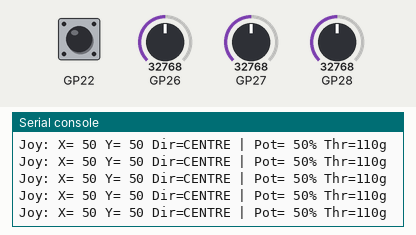
This program was run on a simulated Raspberry Pi Pico running MicroPython. Parts: the last lines printed to the serial console. The test bench sets the inputs (shaded band); at power-on: GP26 = 32768, GP27 = 32768, GP28 = 32768, GP22 HIGH (analog values on the 0–65535 scale).

Above: at 1.2 s.
1.3 s: GP26 set to 45874
At 1.33 s:
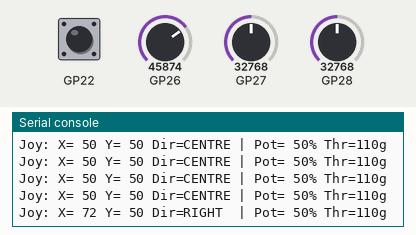
2.8 s: GP27 set to 45874
At 2.85 s:
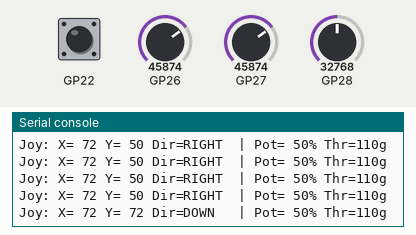
4.3 s: GP28 set to 0
At 4.37 s:
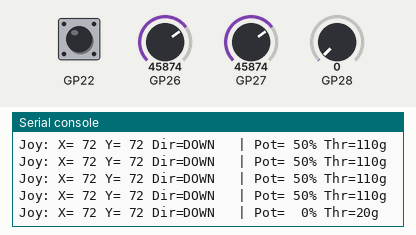
5.8 s: GP22 pulled LOW for 1 s
At 6.0 s:
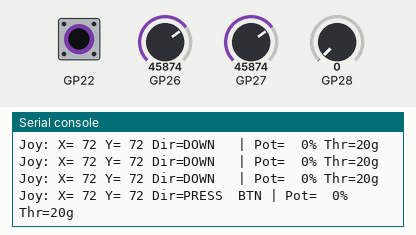
8.3 s: GP26 set to 57670
At 8.33 s:
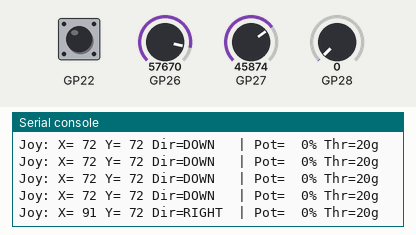
9.8 s: GP27 set to 65535
At 9.85 s:
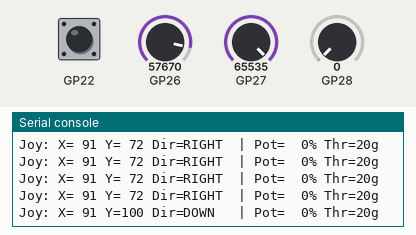

The program:

operator.py
```python
"""
GridBox — Operator Input
Joystick (X/Y + button) and potentiometer reading with debounce.
"""

from machine import Pin, ADC
import time
import config


class OperatorInput:
    """Joystick + potentiometer input handler with debounce."""

    def __init__(self, joy_x_pin=None, joy_y_pin=None, joy_btn_pin=None, pot_pin=None):
        self.joy_x = ADC(Pin(joy_x_pin or config.JOY_X_PIN))
        self.joy_y = ADC(Pin(joy_y_pin or config.JOY_Y_PIN))
        self.joy_btn = Pin(joy_btn_pin or config.JOY_BTN_PIN, Pin.IN, Pin.PULL_UP)
        self.pot = ADC(Pin(pot_pin or config.POT_PIN))

        # Deadzone
        self.centre = config.JOY_CENTRE
        self.deadzone = config.JOY_DEADZONE

        # Button debounce
        self._btn_state = False
        self._btn_last_change_ms = 0
        self._btn_raw = False

        # Long press
        self._btn_press_start_ms = 0
        self._long_press_detected = False

        # Previous direction (for change detection)
        self._prev_direction = "CENTRE"

    def read_joystick(self):
        """Read joystick X, Y, and button with deadzone filtering.

        Returns:
            tuple (x, y, button) where x/y are 0-100 (50=centre),
            button is True/False
        """
        raw_x = self.joy_x.read_u16()
        raw_y = self.joy_y.read_u16()

        # Apply deadzone and map to 0-100
        x = self._apply_deadzone(raw_x)
        y = self._apply_deadzone(raw_y)

        # Debounce button
        button = self._debounce_button()

        return (x, y, button)

    def _apply_deadzone(self, raw):
        """Apply deadzone and map ADC value to 0-100."""
        delta = raw - self.centre
        if abs(delta) < self.deadzone:
            return 50  # centre

        # Map remaining range to 0-100
        max_range = self.centre - self.deadzone
        if max_range <= 0:
            return 50

        normalized = delta / max_range  # -1.0 to 1.0
        result = int(50 + normalized * 50)
        return max(0, min(100, result))

    def _debounce_button(self):
        """Debounce button press. Requires stable reading for DEBOUNCE_MS."""
        current_raw = not self.joy_btn.value()  # active low
        now = time.ticks_ms()

        if current_raw != self._btn_raw:
            self._btn_raw = current_raw
            self._btn_last_change_ms = now

        if time.ticks_diff(now, self._btn_last_change_ms) >= config.DEBOUNCE_MS:
            if current_raw != self._btn_state:
                self._btn_state = current_raw

                # Track press start for long press detection
                if self._btn_state:
                    self._btn_press_start_ms = now
                    self._long_press_detected = False
                else:
                    self._btn_press_start_ms = 0

        return self._btn_state

    def read_potentiometer(self):
        """Read potentiometer as 0-100% value."""
        raw = self.pot.read_u16()
        return int(raw / 65535 * 100)

    def get_direction(self):
        """Return joystick direction string.

        Returns:
            "UP", "DOWN", "LEFT", "RIGHT", "CENTRE", or "PRESS"
        """
        x, y, btn = self.read_joystick()

        if btn:
            return "PRESS"

        dx = x - 50
        dy = y - 50

        if abs(dx) < 10 and abs(dy) < 10:
            return "CENTRE"

        if abs(dx) > abs(dy):
            return "RIGHT" if dx > 0 else "LEFT"
        else:
            return "DOWN" if dy > 0 else "UP"

    def get_threshold(self):
        """Return potentiometer mapped to weight threshold range.

        Maps 0-100% pot to config.POT_MIN_THRESHOLD to POT_MAX_THRESHOLD grams.
        """
        pot_pct = self.read_potentiometer()
        range_g = config.POT_MAX_THRESHOLD - config.POT_MIN_THRESHOLD
        return config.POT_MIN_THRESHOLD + (pot_pct / 100.0) * range_g

    def is_long_press(self):
        """Detect long press (held for LONG_PRESS_MS).

        Returns True once per long press (resets after release).
        """
        if not self._btn_state or self._long_press_detected:
            return False

        if self._btn_press_start_ms == 0:
            return False

        elapsed = time.ticks_diff(time.ticks_ms(), self._btn_press_start_ms)
        if elapsed >= config.LONG_PRESS_MS:
            self._long_press_detected = True
            return True

        return False

    def direction_changed(self):
        """Return True if joystick direction changed since last call."""
        direction = self.get_direction()
        changed = direction != self._prev_direction
        self._prev_direction = direction
        return changed


if __name__ == "__main__":
    print("=" * 40)
    print("  Operator Input Test")
    print("  Move joystick + turn pot")
    print("=" * 40)

    op = OperatorInput()

    while True:
        x, y, btn = op.read_joystick()
        pot = op.read_potentiometer()
        direction = op.get_direction()
        threshold = op.get_threshold()
        long_press = op.is_long_press()

        btn_str = " BTN" if btn else ""
        long_str = " LONG!" if long_press else ""

        print(f"Joy: X={x:3d} Y={y:3d} Dir={direction:6s}{btn_str}{long_str} | "
              f"Pot={pot:3d}% Thr={threshold:.0f}g")

        time.sleep_ms(100)
```

config.py
```python
"""
GridBox — Slave Pico (Pico B) Configuration
Pin assignments and constants for the SCADA Station.
Change these when wiring changes — all other files import from here.
"""

# ============ I2C BUS (OLED) ============
I2C_ID = 0
I2C_SDA = 4
I2C_SCL = 5
I2C_FREQ = 400_000

# I2C addresses
SSD1306_ADDR = 0x3C      # OLED display

# ============ SPI BUS (nRF24L01+) ============
SPI_ID = 0
SPI_SCK = 2
SPI_MOSI = 3
SPI_MISO = 16            # GP16
SPI_BAUD = 10_000_000
NRF_CE = 0               # GP0
NRF_CSN = 1              # GP1

# nRF24L01+ settings (must match master)
NRF_CHANNEL = 100
NRF_PAYLOAD_SIZE = 32
NRF_DATA_RATE = 250
NRF_TX_ADDR = b'NSYNR'   # reversed — slave TX = master RX
NRF_RX_ADDR = b'NSYNT'   # reversed — slave RX = master TX

# ============ ADC (JOYSTICK + POTENTIOMETER) ============
JOY_X_PIN = 26           # GP26 — Joystick X axis
JOY_Y_PIN = 27           # GP27 — Joystick Y axis
JOY_BTN_PIN = 22         # GP22 — Joystick button (pull-up)
POT_PIN = 28             # GP28 — Potentiometer

JOY_CENTRE = 32768       # midpoint of 16-bit ADC
JOY_DEADZONE = 3000      # ignore values within this range of centre

# ============ SPI1 BUS (MAX7219 7-Segment Display) ============
SPI1_ID = 1
SPI1_SCK = 10            # GP10
SPI1_MOSI = 11           # GP11
SPI1_BAUD = 10_000_000
MAX7219_CS = 13          # GP13
MAX7219_DIGITS = 8       # 8-digit module
MAX7219_INTENSITY = 8    # 0-15 (brightness)

# ============ STATUS LEDs ============
LED_RED = 14             # GP14
LED_GREEN = 15           # GP15
LED_ONBOARD = 25         # Pico onboard LED

# ============ OLED SETTINGS ============
OLED_WIDTH = 128
OLED_HEIGHT = 64

# ============ OPERATOR INPUT ============
DEBOUNCE_MS = 50         # button debounce time
LONG_PRESS_MS = 3000     # long press for mode change
POT_MIN_THRESHOLD = 20   # potentiometer mapped range min (grams)
POT_MAX_THRESHOLD = 200  # potentiometer mapped range max (grams)

# ============ TIMING ============
MAIN_LOOP_MS = 10              # 100Hz main loop
DISPLAY_UPDATE_MS = 100        # update OLED every 100ms
HEARTBEAT_TIMEOUT_MS = 3000    # alert if no packet for 3s
COMMAND_SEND_MS = 50           # send commands every 50ms

# ============ DASHBOARD ============
NUM_VIEWS = 6                  # total dashboard views
VIEW_STATUS = 0
VIEW_POWER = 1
VIEW_FAULTS = 2
VIEW_PRODUCTION = 3
VIEW_MANUAL = 4
VIEW_COMPARISON = 5
```

Measured:
- after the input at 1.3 s, the serial console: prints a new line at once (image 1)
- after the input at 2.8 s, the serial console: prints a new line after 0.05 s (image 2)
- after the input at 4.3 s, the serial console: prints a new line after 0.07 s (image 3)
- after the input at 5.8 s, the serial console: prints a new line after 0.19 s (image 4)
- after the input at 8.3 s, the serial console: prints a new line at once (image 5)
- after the input at 9.8 s, the serial console: prints a new line after 0.05 s (image 6)
